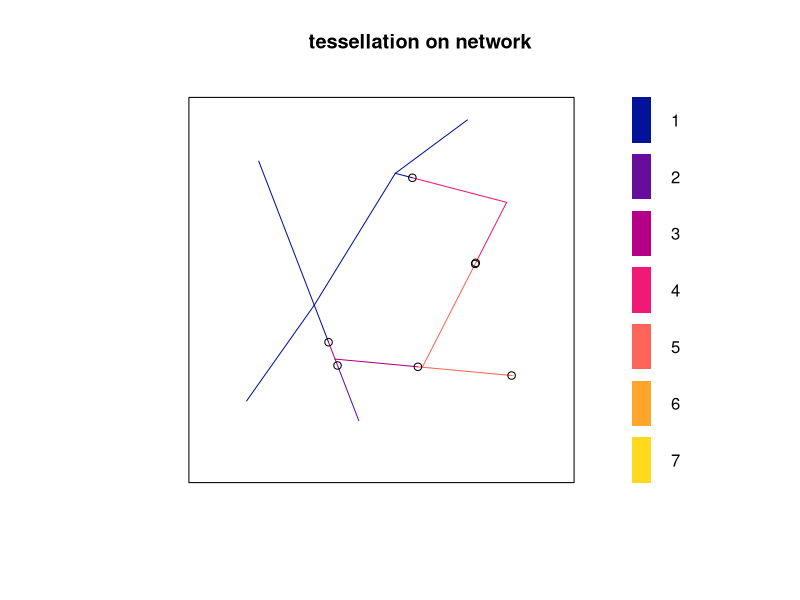

Write the R code that produced this figure.
library(spatstat)


### Name: plot.lintess
### Title: Plot a Tessellation on a Linear Network
### Aliases: plot.lintess
### Keywords: spatial hplot

### ** Examples

   X <- runiflpp(7, simplenet)
   Z <- divide.linnet(X)
   plot(Z, main="tessellation on network")
   points(as.ppp(X))
